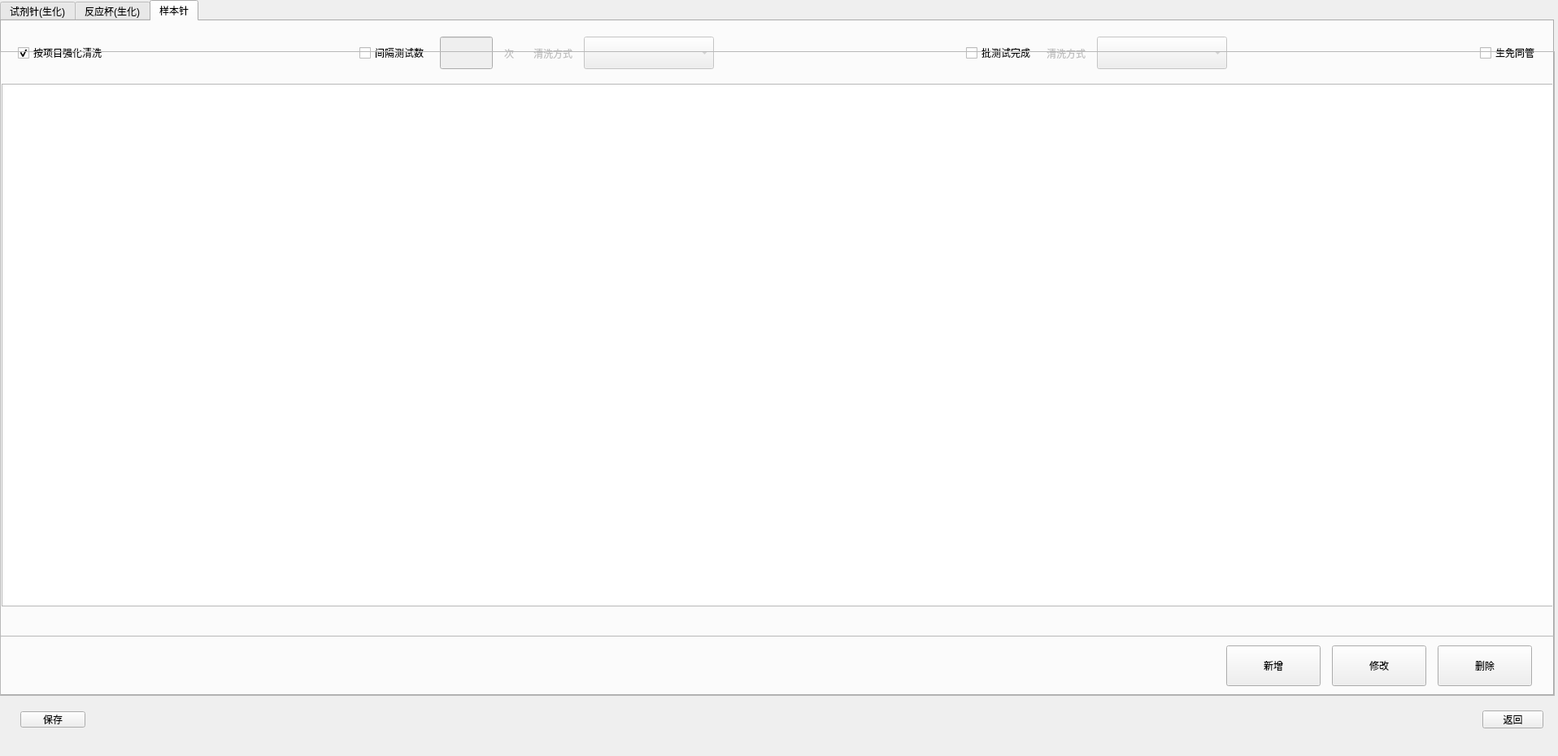
<?xml version="1.0" encoding="UTF-8"?>
<ui version="4.0">
 <class>SpecialWashDlg</class>
 <widget class="QWidget" name="SpecialWashDlg">
  <property name="geometry">
   <rect>
    <x>0</x>
    <y>0</y>
    <width>1916</width>
    <height>930</height>
   </rect>
  </property>
  <property name="windowTitle">
   <string notr="true">SpecialWashDlg</string>
  </property>
  <widget class="QTabWidget" name="tabWidget">
   <property name="geometry">
    <rect>
     <x>0</x>
     <y>0</y>
     <width>1911</width>
     <height>856</height>
    </rect>
   </property>
   <property name="currentIndex">
    <number>2</number>
   </property>
   <widget class="QWidget" name="tab_reagent">
    <attribute name="title">
     <string>试剂针(生化)</string>
    </attribute>
    <widget class="QTableView" name="reagent_tableView">
     <property name="geometry">
      <rect>
       <x>0</x>
       <y>1</y>
       <width>1912</width>
       <height>719</height>
      </rect>
     </property>
     <property name="verticalScrollBarPolicy">
      <enum>Qt::ScrollBarAsNeeded</enum>
     </property>
     <property name="editTriggers">
      <set>QAbstractItemView::NoEditTriggers</set>
     </property>
     <property name="selectionMode">
      <enum>QAbstractItemView::ExtendedSelection</enum>
     </property>
     <property name="selectionBehavior">
      <enum>QAbstractItemView::SelectRows</enum>
     </property>
     <property name="horizontalScrollMode">
      <enum>QAbstractItemView::ScrollPerPixel</enum>
     </property>
     <property name="showGrid">
      <bool>false</bool>
     </property>
     <property name="checks" stdset="0">
      <string notr="true">position</string>
     </property>
     <attribute name="horizontalHeaderDefaultSectionSize">
      <number>448</number>
     </attribute>
     <attribute name="horizontalHeaderHighlightSections">
      <bool>false</bool>
     </attribute>
     <attribute name="horizontalHeaderMinimumSectionSize">
      <number>0</number>
     </attribute>
     <attribute name="horizontalHeaderStretchLastSection">
      <bool>true</bool>
     </attribute>
     <attribute name="verticalHeaderVisible">
      <bool>false</bool>
     </attribute>
     <attribute name="verticalHeaderDefaultSectionSize">
      <number>45</number>
     </attribute>
     <attribute name="verticalHeaderHighlightSections">
      <bool>false</bool>
     </attribute>
    </widget>
   </widget>
   <widget class="QWidget" name="tab_cup">
    <attribute name="title">
     <string>反应杯(生化)</string>
    </attribute>
    <widget class="QTableView" name="cup_tableView">
     <property name="geometry">
      <rect>
       <x>0</x>
       <y>1</y>
       <width>1911</width>
       <height>719</height>
      </rect>
     </property>
     <property name="verticalScrollBarPolicy">
      <enum>Qt::ScrollBarAsNeeded</enum>
     </property>
     <property name="editTriggers">
      <set>QAbstractItemView::NoEditTriggers</set>
     </property>
     <property name="selectionMode">
      <enum>QAbstractItemView::ExtendedSelection</enum>
     </property>
     <property name="selectionBehavior">
      <enum>QAbstractItemView::SelectRows</enum>
     </property>
     <property name="horizontalScrollMode">
      <enum>QAbstractItemView::ScrollPerPixel</enum>
     </property>
     <property name="showGrid">
      <bool>false</bool>
     </property>
     <attribute name="horizontalHeaderDefaultSectionSize">
      <number>896</number>
     </attribute>
     <attribute name="horizontalHeaderHighlightSections">
      <bool>false</bool>
     </attribute>
     <attribute name="horizontalHeaderMinimumSectionSize">
      <number>0</number>
     </attribute>
     <attribute name="horizontalHeaderStretchLastSection">
      <bool>true</bool>
     </attribute>
     <attribute name="verticalHeaderVisible">
      <bool>false</bool>
     </attribute>
     <attribute name="verticalHeaderDefaultSectionSize">
      <number>45</number>
     </attribute>
    </widget>
   </widget>
   <widget class="QWidget" name="tab_sample">
    <attribute name="title">
     <string>样本针</string>
    </attribute>
    <widget class="QStackedWidget" name="stackedWidget">
     <property name="geometry">
      <rect>
       <x>0</x>
       <y>9</y>
       <width>1911</width>
       <height>821</height>
      </rect>
     </property>
     <property name="currentIndex">
      <number>0</number>
     </property>
     <widget class="QWidget" name="page_ch">
      <widget class="QTableView" name="sample_tableView">
       <property name="enabled">
        <bool>true</bool>
       </property>
       <property name="geometry">
        <rect>
         <x>0</x>
         <y>68</y>
         <width>1911</width>
         <height>643</height>
        </rect>
       </property>
       <property name="verticalScrollBarPolicy">
        <enum>Qt::ScrollBarAsNeeded</enum>
       </property>
       <property name="editTriggers">
        <set>QAbstractItemView::NoEditTriggers</set>
       </property>
       <property name="selectionMode">
        <enum>QAbstractItemView::ExtendedSelection</enum>
       </property>
       <property name="selectionBehavior">
        <enum>QAbstractItemView::SelectRows</enum>
       </property>
       <property name="horizontalScrollMode">
        <enum>QAbstractItemView::ScrollPerPixel</enum>
       </property>
       <property name="showGrid">
        <bool>false</bool>
       </property>
       <property name="bordersT" stdset="0">
        <string notr="true">top</string>
       </property>
       <attribute name="horizontalHeaderDefaultSectionSize">
        <number>597</number>
       </attribute>
       <attribute name="horizontalHeaderHighlightSections">
        <bool>false</bool>
       </attribute>
       <attribute name="horizontalHeaderMinimumSectionSize">
        <number>0</number>
       </attribute>
       <attribute name="horizontalHeaderStretchLastSection">
        <bool>true</bool>
       </attribute>
       <attribute name="verticalHeaderVisible">
        <bool>false</bool>
       </attribute>
       <attribute name="verticalHeaderDefaultSectionSize">
        <number>45</number>
       </attribute>
      </widget>
      <widget class="QWidget" name="layoutWidget1">
       <property name="geometry">
        <rect>
         <x>20</x>
         <y>0</y>
         <width>1881</width>
         <height>53</height>
        </rect>
       </property>
       <layout class="QHBoxLayout" name="horizontalLayout_12">
        <property name="spacing">
         <number>14</number>
        </property>
        <property name="topMargin">
         <number>8</number>
        </property>
        <property name="rightMargin">
         <number>0</number>
        </property>
        <property name="bottomMargin">
         <number>0</number>
        </property>
        <item>
         <widget class="QCheckBox" name="assay_test_ckbox">
          <property name="text">
           <string>按项目强化清洗</string>
          </property>
          <property name="checked">
           <bool>true</bool>
          </property>
          <property name="checks" stdset="0">
           <string notr="true">push</string>
          </property>
         </widget>
        </item>
        <item>
         <spacer name="horizontalSpacer_4">
          <property name="orientation">
           <enum>Qt::Horizontal</enum>
          </property>
          <property name="sizeType">
           <enum>QSizePolicy::Expanding</enum>
          </property>
          <property name="sizeHint" stdset="0">
           <size>
            <width>47</width>
            <height>20</height>
           </size>
          </property>
         </spacer>
        </item>
        <item>
         <widget class="QCheckBox" name="interval_test_times_ckbox">
          <property name="text">
           <string>间隔测试数</string>
          </property>
          <property name="checks" stdset="0">
           <string notr="true">push</string>
          </property>
         </widget>
        </item>
        <item>
         <widget class="QLineEdit" name="interval_test_times_edit">
          <property name="enabled">
           <bool>false</bool>
          </property>
          <property name="minimumSize">
           <size>
            <width>65</width>
            <height>40</height>
           </size>
          </property>
          <property name="maximumSize">
           <size>
            <width>65</width>
            <height>40</height>
           </size>
          </property>
          <property name="maxLength">
           <number>6</number>
          </property>
         </widget>
        </item>
        <item>
         <widget class="QLabel" name="label_times">
          <property name="enabled">
           <bool>false</bool>
          </property>
          <property name="text">
           <string>次</string>
          </property>
         </widget>
        </item>
        <item>
         <spacer name="horizontalSpacer_7">
          <property name="orientation">
           <enum>Qt::Horizontal</enum>
          </property>
          <property name="sizeType">
           <enum>QSizePolicy::Fixed</enum>
          </property>
          <property name="sizeHint" stdset="0">
           <size>
            <width>10</width>
            <height>20</height>
           </size>
          </property>
         </spacer>
        </item>
        <item>
         <widget class="QLabel" name="label_wash">
          <property name="enabled">
           <bool>false</bool>
          </property>
          <property name="text">
           <string>清洗方式</string>
          </property>
         </widget>
        </item>
        <item>
         <widget class="QComboBox" name="interval_test_times_liquid_combox">
          <property name="enabled">
           <bool>false</bool>
          </property>
          <property name="minimumSize">
           <size>
            <width>160</width>
            <height>40</height>
           </size>
          </property>
          <property name="maximumSize">
           <size>
            <width>160</width>
            <height>40</height>
           </size>
          </property>
         </widget>
        </item>
        <item>
         <spacer name="horizontalSpacer_5">
          <property name="orientation">
           <enum>Qt::Horizontal</enum>
          </property>
          <property name="sizeType">
           <enum>QSizePolicy::Expanding</enum>
          </property>
          <property name="sizeHint" stdset="0">
           <size>
            <width>47</width>
            <height>20</height>
           </size>
          </property>
         </spacer>
        </item>
        <item>
         <widget class="QCheckBox" name="lot_test_ckbox">
          <property name="text">
           <string>批测试完成</string>
          </property>
          <property name="checks" stdset="0">
           <string notr="true">push</string>
          </property>
         </widget>
        </item>
        <item>
         <widget class="QLabel" name="label_wash_2">
          <property name="enabled">
           <bool>false</bool>
          </property>
          <property name="text">
           <string>清洗方式</string>
          </property>
         </widget>
        </item>
        <item>
         <widget class="QComboBox" name="lot_test_combox">
          <property name="enabled">
           <bool>false</bool>
          </property>
          <property name="minimumSize">
           <size>
            <width>160</width>
            <height>40</height>
           </size>
          </property>
          <property name="maximumSize">
           <size>
            <width>160</width>
            <height>40</height>
           </size>
          </property>
         </widget>
        </item>
        <item>
         <spacer name="horizontalSpacer_6">
          <property name="orientation">
           <enum>Qt::Horizontal</enum>
          </property>
          <property name="sizeType">
           <enum>QSizePolicy::Expanding</enum>
          </property>
          <property name="sizeHint" stdset="0">
           <size>
            <width>47</width>
            <height>20</height>
           </size>
          </property>
         </spacer>
        </item>
        <item>
         <widget class="QCheckBox" name="ch_im_same_tube">
          <property name="text">
           <string>生免同管</string>
          </property>
          <property name="checks" stdset="0">
           <string notr="true">push</string>
          </property>
         </widget>
        </item>
        <item>
         <spacer name="horizontalSpacer_8">
          <property name="orientation">
           <enum>Qt::Horizontal</enum>
          </property>
          <property name="sizeType">
           <enum>QSizePolicy::Maximum</enum>
          </property>
          <property name="sizeHint" stdset="0">
           <size>
            <width>10</width>
            <height>20</height>
           </size>
          </property>
         </spacer>
        </item>
       </layout>
      </widget>
     </widget>
     <widget class="QWidget" name="page_im">
      <widget class="QGroupBox" name="groupBox_2">
       <property name="geometry">
        <rect>
         <x>0</x>
         <y>0</y>
         <width>1901</width>
         <height>71</height>
        </rect>
       </property>
       <property name="title">
        <string/>
       </property>
       <widget class="QWidget" name="widget1" native="true">
        <property name="geometry">
         <rect>
          <x>19</x>
          <y>2</y>
          <width>1881</width>
          <height>62</height>
         </rect>
        </property>
        <widget class="QWidget" name="layoutWidget">
         <property name="geometry">
          <rect>
           <x>1</x>
           <y>3</y>
           <width>1161</width>
           <height>51</height>
          </rect>
         </property>
         <layout class="QHBoxLayout" name="horizontalLayout_5">
          <property name="spacing">
           <number>105</number>
          </property>
          <property name="topMargin">
           <number>0</number>
          </property>
          <property name="rightMargin">
           <number>0</number>
          </property>
          <item>
           <widget class="QCheckBox" name="checkBox_item_finish">
            <property name="text">
             <string>按项目强化清洗</string>
            </property>
            <property name="checked">
             <bool>true</bool>
            </property>
            <property name="checks" stdset="0">
             <string notr="true">push</string>
            </property>
           </widget>
          </item>
          <item>
           <layout class="QHBoxLayout" name="horizontalLayout_4">
            <property name="spacing">
             <number>15</number>
            </property>
            <item>
             <widget class="QCheckBox" name="checkBox_interval_steps">
              <property name="text">
               <string>间隔测试数</string>
              </property>
              <property name="checks" stdset="0">
               <string notr="true">push</string>
              </property>
             </widget>
            </item>
            <item>
             <layout class="QHBoxLayout" name="horizontalLayout_3">
              <property name="spacing">
               <number>10</number>
              </property>
              <item>
               <widget class="QLineEdit" name="lineEdit_interval_steps">
                <property name="minimumSize">
                 <size>
                  <width>80</width>
                  <height>40</height>
                 </size>
                </property>
                <property name="maximumSize">
                 <size>
                  <width>80</width>
                  <height>40</height>
                 </size>
                </property>
               </widget>
              </item>
              <item>
               <widget class="QLabel" name="label_step">
                <property name="maximumSize">
                 <size>
                  <width>16777215</width>
                  <height>40</height>
                 </size>
                </property>
                <property name="text">
                 <string>次</string>
                </property>
               </widget>
              </item>
             </layout>
            </item>
           </layout>
          </item>
          <item>
           <widget class="QCheckBox" name="checkBox_batch_finish">
            <property name="text">
             <string>批测试完成</string>
            </property>
            <property name="checks" stdset="0">
             <string notr="true">push</string>
            </property>
           </widget>
          </item>
          <item>
           <spacer name="horizontalSpacer_3">
            <property name="orientation">
             <enum>Qt::Horizontal</enum>
            </property>
            <property name="sizeHint" stdset="0">
             <size>
              <width>40</width>
              <height>20</height>
             </size>
            </property>
           </spacer>
          </item>
         </layout>
        </widget>
       </widget>
      </widget>
      <widget class="QTableView" name="imSample_tableView">
       <property name="geometry">
        <rect>
         <x>0</x>
         <y>68</y>
         <width>1911</width>
         <height>643</height>
        </rect>
       </property>
       <property name="verticalScrollBarPolicy">
        <enum>Qt::ScrollBarAsNeeded</enum>
       </property>
       <property name="editTriggers">
        <set>QAbstractItemView::NoEditTriggers</set>
       </property>
       <property name="selectionMode">
        <enum>QAbstractItemView::ExtendedSelection</enum>
       </property>
       <property name="selectionBehavior">
        <enum>QAbstractItemView::SelectRows</enum>
       </property>
       <property name="horizontalScrollMode">
        <enum>QAbstractItemView::ScrollPerPixel</enum>
       </property>
       <property name="showGrid">
        <bool>false</bool>
       </property>
       <property name="bordersT" stdset="0">
        <string>top</string>
       </property>
       <attribute name="horizontalHeaderDefaultSectionSize">
        <number>597</number>
       </attribute>
       <attribute name="horizontalHeaderHighlightSections">
        <bool>false</bool>
       </attribute>
       <attribute name="horizontalHeaderMinimumSectionSize">
        <number>0</number>
       </attribute>
       <attribute name="horizontalHeaderStretchLastSection">
        <bool>true</bool>
       </attribute>
       <attribute name="verticalHeaderVisible">
        <bool>false</bool>
       </attribute>
       <attribute name="verticalHeaderDefaultSectionSize">
        <number>45</number>
       </attribute>
      </widget>
     </widget>
    </widget>
   </widget>
  </widget>
  <widget class="QPushButton" name="flat_return">
   <property name="geometry">
    <rect>
     <x>1823</x>
     <y>874</y>
     <width>75</width>
     <height>22</height>
    </rect>
   </property>
   <property name="text">
    <string>返回</string>
   </property>
   <property name="buttons" stdset="0">
    <string notr="true">flat</string>
   </property>
  </widget>
  <widget class="QFrame" name="line_h">
   <property name="geometry">
    <rect>
     <x>1</x>
     <y>63</y>
     <width>1911</width>
     <height>1</height>
    </rect>
   </property>
   <property name="frameShape">
    <enum>QFrame::StyledPanel</enum>
   </property>
   <property name="frameShadow">
    <enum>QFrame::Raised</enum>
   </property>
   <property name="lines" stdset="0">
    <string notr="true">solid</string>
   </property>
  </widget>
  <widget class="QFrame" name="line_h_2">
   <property name="geometry">
    <rect>
     <x>1</x>
     <y>855</y>
     <width>1911</width>
     <height>1</height>
    </rect>
   </property>
   <property name="frameShape">
    <enum>QFrame::StyledPanel</enum>
   </property>
   <property name="frameShadow">
    <enum>QFrame::Raised</enum>
   </property>
   <property name="lines" stdset="0">
    <string notr="true">solid</string>
   </property>
  </widget>
  <widget class="QFrame" name="line_v_1">
   <property name="geometry">
    <rect>
     <x>0</x>
     <y>63</y>
     <width>1</width>
     <height>793</height>
    </rect>
   </property>
   <property name="frameShape">
    <enum>QFrame::StyledPanel</enum>
   </property>
   <property name="frameShadow">
    <enum>QFrame::Raised</enum>
   </property>
   <property name="lines" stdset="0">
    <string notr="true">solid</string>
   </property>
  </widget>
  <widget class="QFrame" name="line_v_2">
   <property name="geometry">
    <rect>
     <x>1911</x>
     <y>63</y>
     <width>1</width>
     <height>793</height>
    </rect>
   </property>
   <property name="frameShape">
    <enum>QFrame::StyledPanel</enum>
   </property>
   <property name="frameShadow">
    <enum>QFrame::Raised</enum>
   </property>
   <property name="lines" stdset="0">
    <string notr="true">solid</string>
   </property>
  </widget>
  <widget class="QWidget" name="widget11" native="true">
   <property name="geometry">
    <rect>
     <x>25</x>
     <y>875</y>
     <width>851</width>
     <height>20</height>
    </rect>
   </property>
   <property name="minimumSize">
    <size>
     <width>0</width>
     <height>20</height>
    </size>
   </property>
   <property name="maximumSize">
    <size>
     <width>16777215</width>
     <height>20</height>
    </size>
   </property>
   <layout class="QHBoxLayout" name="horizontalLayout">
    <property name="spacing">
     <number>70</number>
    </property>
    <property name="leftMargin">
     <number>0</number>
    </property>
    <property name="topMargin">
     <number>0</number>
    </property>
    <property name="rightMargin">
     <number>0</number>
    </property>
    <property name="bottomMargin">
     <number>0</number>
    </property>
    <item>
     <widget class="QPushButton" name="flat_save">
      <property name="text">
       <string>保存</string>
      </property>
      <property name="buttons" stdset="0">
       <string notr="true">flat</string>
      </property>
     </widget>
    </item>
    <item>
     <spacer name="horizontalSpacer">
      <property name="orientation">
       <enum>Qt::Horizontal</enum>
      </property>
      <property name="sizeHint" stdset="0">
       <size>
        <width>40</width>
        <height>20</height>
       </size>
      </property>
     </spacer>
    </item>
   </layout>
  </widget>
  <widget class="QFrame" name="line_h_3">
   <property name="geometry">
    <rect>
     <x>1</x>
     <y>782</y>
     <width>1911</width>
     <height>1</height>
    </rect>
   </property>
   <property name="frameShape">
    <enum>QFrame::StyledPanel</enum>
   </property>
   <property name="frameShadow">
    <enum>QFrame::Raised</enum>
   </property>
   <property name="lines" stdset="0">
    <string notr="true">solid</string>
   </property>
  </widget>
  <widget class="QWidget" name="btn_widget" native="true">
   <property name="enabled">
    <bool>true</bool>
   </property>
   <property name="geometry">
    <rect>
     <x>1153</x>
     <y>794</y>
     <width>761</width>
     <height>50</height>
    </rect>
   </property>
   <layout class="QHBoxLayout" name="horizontalLayout_2">
    <property name="spacing">
     <number>14</number>
    </property>
    <property name="leftMargin">
     <number>0</number>
    </property>
    <property name="topMargin">
     <number>0</number>
    </property>
    <property name="rightMargin">
     <number>30</number>
    </property>
    <property name="bottomMargin">
     <number>0</number>
    </property>
    <item>
     <spacer name="horizontalSpacer_2">
      <property name="orientation">
       <enum>Qt::Horizontal</enum>
      </property>
      <property name="sizeHint" stdset="0">
       <size>
        <width>40</width>
        <height>20</height>
       </size>
      </property>
     </spacer>
    </item>
    <item>
     <widget class="QPushButton" name="btn_new">
      <property name="minimumSize">
       <size>
        <width>116</width>
        <height>50</height>
       </size>
      </property>
      <property name="maximumSize">
       <size>
        <width>116</width>
        <height>50</height>
       </size>
      </property>
      <property name="text">
       <string>新增</string>
      </property>
      <property name="buttons" stdset="0">
       <string notr="true">btn_dlg</string>
      </property>
     </widget>
    </item>
    <item>
     <widget class="QPushButton" name="btn_edit">
      <property name="minimumSize">
       <size>
        <width>116</width>
        <height>50</height>
       </size>
      </property>
      <property name="maximumSize">
       <size>
        <width>116</width>
        <height>50</height>
       </size>
      </property>
      <property name="text">
       <string>修改</string>
      </property>
      <property name="buttons" stdset="0">
       <string notr="true">btn_dlg</string>
      </property>
     </widget>
    </item>
    <item>
     <widget class="QPushButton" name="btn_del">
      <property name="minimumSize">
       <size>
        <width>116</width>
        <height>50</height>
       </size>
      </property>
      <property name="maximumSize">
       <size>
        <width>116</width>
        <height>50</height>
       </size>
      </property>
      <property name="text">
       <string>删除</string>
      </property>
      <property name="buttons" stdset="0">
       <string notr="true">btn_dlg</string>
      </property>
     </widget>
    </item>
   </layout>
  </widget>
 </widget>
 <resources/>
 <connections>
  <connection>
   <sender>interval_test_times_ckbox</sender>
   <signal>toggled(bool)</signal>
   <receiver>label_times</receiver>
   <slot>setEnabled(bool)</slot>
   <hints>
    <hint type="sourcelabel">
     <x>476</x>
     <y>58</y>
    </hint>
    <hint type="destinationlabel">
     <x>691</x>
     <y>59</y>
    </hint>
   </hints>
  </connection>
  <connection>
   <sender>interval_test_times_ckbox</sender>
   <signal>toggled(bool)</signal>
   <receiver>interval_test_times_edit</receiver>
   <slot>setEnabled(bool)</slot>
   <hints>
    <hint type="sourcelabel">
     <x>421</x>
     <y>49</y>
    </hint>
    <hint type="destinationlabel">
     <x>603</x>
     <y>53</y>
    </hint>
   </hints>
  </connection>
  <connection>
   <sender>lot_test_ckbox</sender>
   <signal>toggled(bool)</signal>
   <receiver>label_wash_2</receiver>
   <slot>setEnabled(bool)</slot>
   <hints>
    <hint type="sourcelabel">
     <x>1217</x>
     <y>61</y>
    </hint>
    <hint type="destinationlabel">
     <x>1375</x>
     <y>53</y>
    </hint>
   </hints>
  </connection>
  <connection>
   <sender>interval_test_times_ckbox</sender>
   <signal>toggled(bool)</signal>
   <receiver>interval_test_times_liquid_combox</receiver>
   <slot>setEnabled(bool)</slot>
   <hints>
    <hint type="sourcelabel">
     <x>398</x>
     <y>52</y>
    </hint>
    <hint type="destinationlabel">
     <x>860</x>
     <y>56</y>
    </hint>
   </hints>
  </connection>
  <connection>
   <sender>interval_test_times_ckbox</sender>
   <signal>toggled(bool)</signal>
   <receiver>label_wash</receiver>
   <slot>setEnabled(bool)</slot>
   <hints>
    <hint type="sourcelabel">
     <x>411</x>
     <y>54</y>
    </hint>
    <hint type="destinationlabel">
     <x>752</x>
     <y>60</y>
    </hint>
   </hints>
  </connection>
  <connection>
   <sender>lot_test_ckbox</sender>
   <signal>toggled(bool)</signal>
   <receiver>lot_test_combox</receiver>
   <slot>setEnabled(bool)</slot>
   <hints>
    <hint type="sourcelabel">
     <x>1227</x>
     <y>58</y>
    </hint>
    <hint type="destinationlabel">
     <x>1529</x>
     <y>74</y>
    </hint>
   </hints>
  </connection>
 </connections>
</ui>
